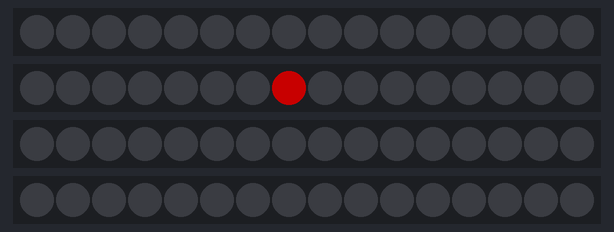
This sketch was run on a simulated Arduino Uno, built with avr-gcc and run on an emulated ATmega328P. Parts: 4 × 16 RGB LEDs in strip order, left to right. Dim RGB values are drawn brighter than linear.

Above: at 0.1 s.
At 35.4 s:
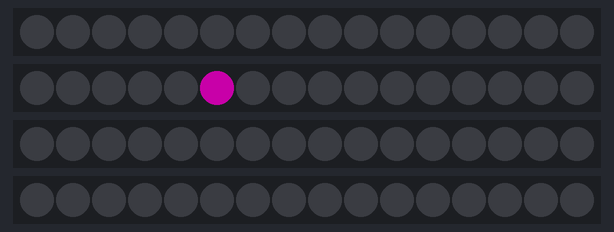

The sketch:

Main.ino
```cpp
#include "CubeInit.h"
#include "CubeGFX.h"
#include "DvdPlayer/DvdPlayer.h"

void setup() {
  Serial.begin(9600);
  initCube(100);
}

void loop() {
  dvdPlayer(2, 0, 1, 1);
  //gradient(); // Uncomment to see the gradient effect
  displayMatrix();
}
```
